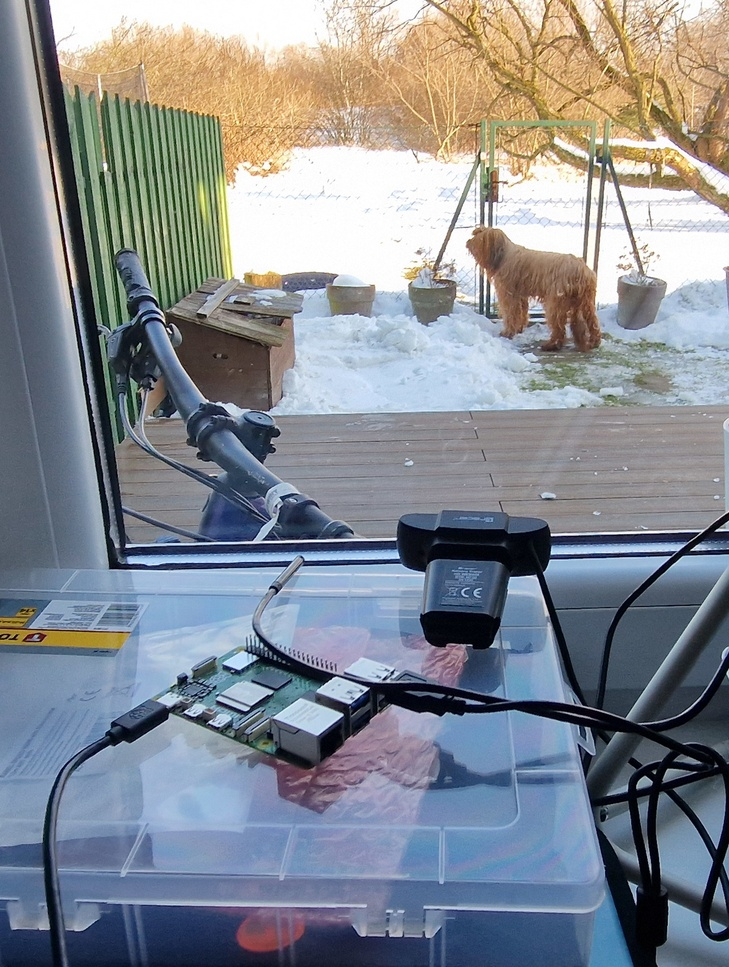
#> input picture presentation/System akwizycji danych.jpg, 729 x 967 px, shrunk from 1324 x 1756 before the run; its folder holds only this picture in this run
$ python -i utils_robust.py   (imports and definitions only)
#> lines starting #> are read from the running program, lines starting #| are printed output that depends on the picture
# utils_robust.py
# Run: used as a library module (import src.utils_robust), not meant to be executed directly.

# Opis:
#     Zbiór funkcji pomocniczych do ekstrakcji cech robust z obrazów.
#     - Obliczanie entropii, histogramów, statystyk obrazu
#     - Obsługa typów danych i konwersji
#     - Funkcje wykorzystywane w precompute_features_robust.py

# Zadania realizowane przez skrypt:
#     1. Obliczanie entropii Shannona z histogramu
#     2. Przetwarzanie obrazów na potrzeby ekstrakcji cech robust
#     3. Pomocnicze funkcje do obsługi danych obrazowych

# src/utils_robust.py
from __future__ import annotations

from pathlib import Path
from typing import Dict, Optional

import cv2
import numpy as np


def _safe_entropy_from_hist(hist: np.ndarray) -> float:
    """
    Oblicza entropię Shannona z histogramu (już znormalizowanego do sumy 1).
    Dodajemy epsilon, żeby nie trafić w log(0).
    """
    eps = 1e-12
    p = np.clip(hist, eps, 1.0)
    return float(-(p * np.log(p)).sum())


def extract_robust_image_features(
    image_path: Path,
    *,
    bins_v: int = 16,
    bins_s: int = 16,
    top_frac: float = 0.25,
    bottom_frac: float = 0.25,
) -> Optional[Dict[str, float]]:
    """
    Ekstrakcja cech "odpornych na chmury" wyłącznie z obrazu.

    Zwraca słownik cech liczbowych albo None, jeśli obraz jest nie do odczytu.

    Cechy (intuicyjnie):
    - Globalne statystyki RGB i HSV (jak wcześniej, ale rozszerzone)
    - Percentyle V (jasność): V10, V50, V90 + rozstęp V90-V10
    - Histogramy V i S (zabezpiecza przed "średnia nic nie mówi")
    - Entropia histogramu V i S (miara "płaskości"/złożoności)
    - Gradient pionowy: jasność góra vs dół (często stabilniejsze niż absolute V)
    - Edge density (Canny): sygnał warunków, nie tylko sceny
    """
#> called with bins_v = 16, bins_s = 16, top_frac = 0.25, bottom_frac = 0.25
    # --- KROK 1: Wczytanie obrazu ---
    img_bgr = cv2.imread(str(image_path), cv2.IMREAD_COLOR)
#> img_bgr is the input picture: shape (967, 729, 3); mean B, G, R 145.8, 138.7, 133.4
    if img_bgr is None:
        return None

    # --- KROK 2: Konwersje kolorów ---
    img_rgb = cv2.cvtColor(img_bgr, cv2.COLOR_BGR2RGB)
    img_hsv = cv2.cvtColor(img_bgr, cv2.COLOR_BGR2HSV)
#> img_hsv: shape (967, 729, 3); mean H, S, V 84.8, 73, 159

    # --- KROK 3: Spłaszczenie do wektorów dla statystyk globalnych ---
    rgb = img_rgb.reshape(-1, 3).astype(np.float32)
    hsv = img_hsv.reshape(-1, 3).astype(np.float32)

    r = rgb[:, 0]
    g = rgb[:, 1]
    b = rgb[:, 2]

    # W HSV (OpenCV): H w [0..179], S w [0..255], V w [0..255]
    h = hsv[:, 0]
    s = hsv[:, 1]
    v = hsv[:, 2]

    feats: Dict[str, float] = {}

    # --- KROK 4: Proste statystyki (zgodne z Twoim dotychczasowym podejściem) ---
    feats["r_mean"] = float(r.mean())
    feats["g_mean"] = float(g.mean())
    feats["b_mean"] = float(b.mean())
    feats["r_std"] = float(r.std())
    feats["g_std"] = float(g.std())
    feats["b_std"] = float(b.std())

    # HSV: dodajemy także statystyki kanału H, oprócz S i V
    feats["h_mean"] = float(h.mean())
    feats["s_mean"] = float(s.mean())
    feats["v_mean"] = float(v.mean())
    feats["h_std"] = float(h.std())
    feats["s_std"] = float(s.std())
    feats["v_std"] = float(v.std())

    # --- KROK 5: Percentyle i rozstęp kontrastu (bardzo ważne przy chmurach) ---
    v10, v50, v90 = np.percentile(v, [10, 50, 90])
#> v10 = 67; v50 = 164; v90 = 244
    feats["v_p10"] = float(v10)
    feats["v_p50"] = float(v50)
    feats["v_p90"] = float(v90)
    feats["v_iqr_90_10"] = float(v90 - v10)  # "kontrast rozstępu"

    s10, s50, s90 = np.percentile(s, [10, 50, 90])
#> s10 = 8; s50 = 68; s90 = 140
    feats["s_p10"] = float(s10)
    feats["s_p50"] = float(s50)
    feats["s_p90"] = float(s90)
    feats["s_iqr_90_10"] = float(s90 - s10)

    # --- KROK 6: Histogramy V i S (kształt rozkładu zamiast średniej) ---
    # Normalizujemy do sumy 1 -> można liczyć entropię
    v_hist, _ = np.histogram(v, bins=bins_v, range=(0, 255), density=False)
#> v_hist = [12660, 18919, 14971, 18136, 23981, 24977, 48395, 42336, 48554, 81432, 57309, 84489, 53923, 57463, 38956, 78442]
    v_hist = v_hist.astype(np.float64)
    v_hist = v_hist / max(v_hist.sum(), 1.0)
#> v_hist = [0.018, 0.0268, 0.0212, 0.0257, 0.034, 0.0354, 0.0687, 0.0601, 0.0689, 0.116, 0.0813, 0.12, 0.0765, 0.0815, 0.0553, 0.111]

    s_hist, _ = np.histogram(s, bins=bins_s, range=(0, 255), density=False)
#> s_hist = [110004, 48948, 74582, 91249, 102288, 79943, 58275, 46268, 28679, 21116, 13612, 7429, 4985, 4675, 3628, 9262]
    s_hist = s_hist.astype(np.float64)
    s_hist = s_hist / max(s_hist.sum(), 1.0)
#> s_hist = [0.156, 0.0694, 0.106, 0.129, 0.145, 0.113, 0.0827, 0.0656, 0.0407, 0.03, 0.0193, 0.0105, 0.00707, 0.00663, 0.00515, 0.0131]

    # Dodajemy histogram jako osobne cechy v_hist_00 ... v_hist_15
    for i, p in enumerate(v_hist):
        feats[f"v_hist_{i:02d}"] = float(p)
#> this loop made 16 passes
#> p on passes 1 to 12: 0.018, 0.0268, 0.0212, 0.0257, 0.034, 0.0354, 0.0687, 0.0601, 0.0689, 0.116, 0.0813, 0.12
#> after the loop, feats = 36 items
    for i, p in enumerate(s_hist):
        feats[f"s_hist_{i:02d}"] = float(p)
#> this loop made 16 passes
#> p on passes 1 to 12: 0.156, 0.0694, 0.106, 0.129, 0.145, 0.113, 0.0827, 0.0656, 0.0407, 0.03, 0.0193, 0.0105
#> after the loop, feats = 52 items

    # --- KROK 7: Entropia histogramów (miara "płaskości" sceny) ---
    feats["v_entropy"] = _safe_entropy_from_hist(v_hist)
#> in _safe_entropy_from_hist, `p = np.clip(hist, eps, 1.0)`: p has the same summary as v_hist in extract_robust_image_features
    feats["s_entropy"] = _safe_entropy_from_hist(s_hist)

    # --- KROK 8: Gradient pionowy jasności (góra vs dół) ---
    # Idea: wschód/zachód często zmienia gradient; chmury spłaszczają, ale nadal informują.
    h_img, w_img = img_hsv.shape[:2]
#> h_img = 967; w_img = 729
    top_h = max(1, int(h_img * top_frac))
#> top_h = 241
    bot_h = max(1, int(h_img * bottom_frac))
#> bot_h = 241

    v_img = img_hsv[:, :, 2].astype(np.float32)
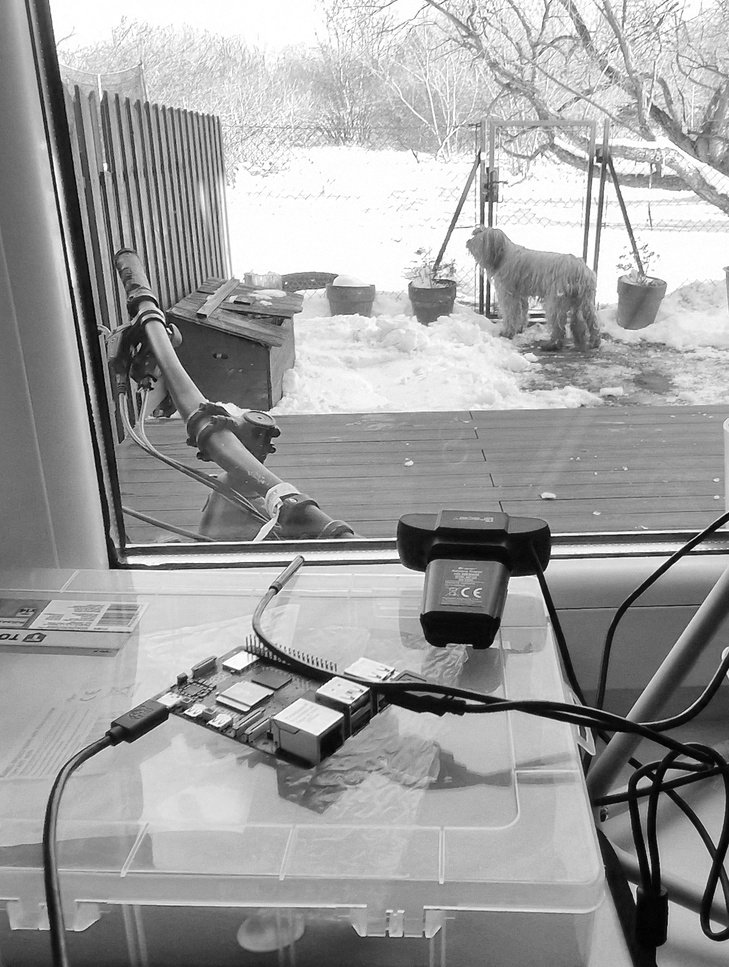
#> v_img: shape (967, 729) float32; min 1, max 255, mean 159
    v_top = v_img[:top_h, :].mean()
#> v_top = 199.9
    v_bottom = v_img[h_img - bot_h :, :].mean()
#> v_bottom = 139.9

    feats["v_top_mean"] = float(v_top)
    feats["v_bottom_mean"] = float(v_bottom)
    feats["v_top_minus_bottom"] = float(v_top - v_bottom)

    # --- KROK 9: Edge density (Canny) ---
    # Uwaga: to jest bardziej "warunki + ostrość" niż czas, ale model lubi mieć ten sygnał.
    gray = cv2.cvtColor(img_bgr, cv2.COLOR_BGR2GRAY)
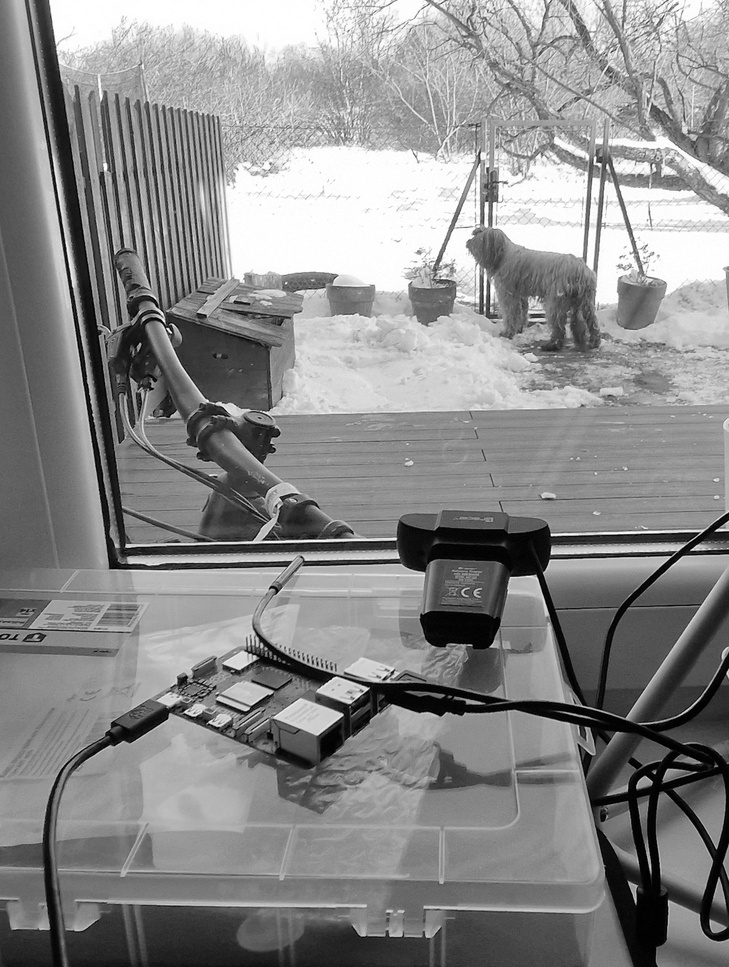
#> gray: shape (967, 729); min 0, max 255, mean 137.9
    edges = cv2.Canny(gray, threshold1=50, threshold2=150)
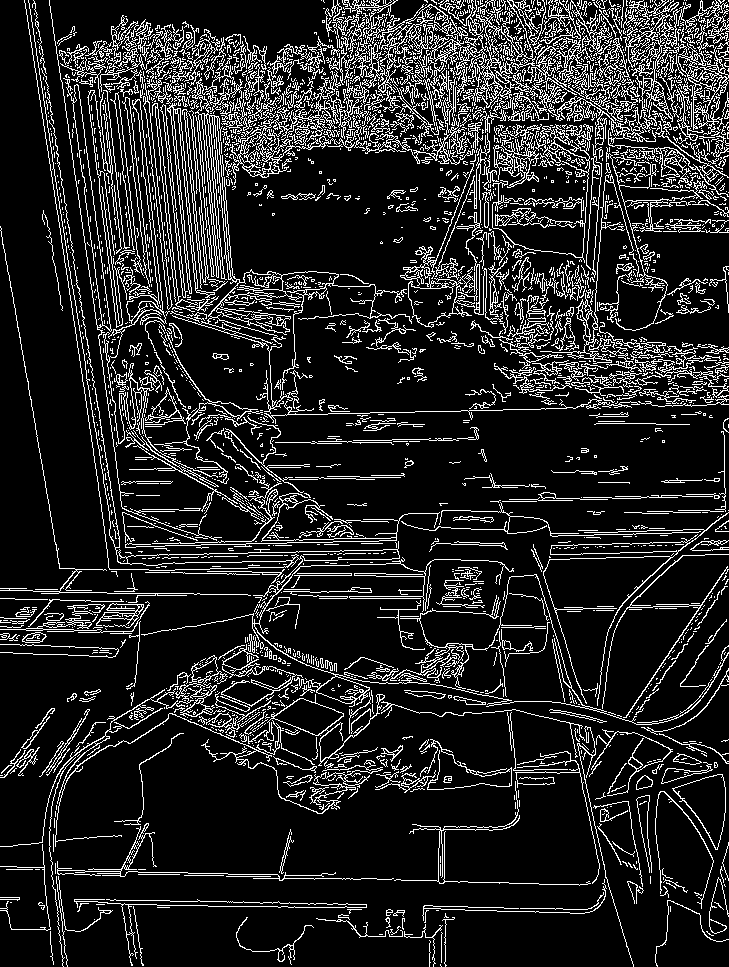
#> edges: shape (967, 729); 14.3% white in thin lines or dots
    feats["edge_density"] = float((edges > 0).mean())

    return feats

>>> result = extract_robust_image_features('../presentation/System akwizycji danych.jpg')
#> result = 58 items
